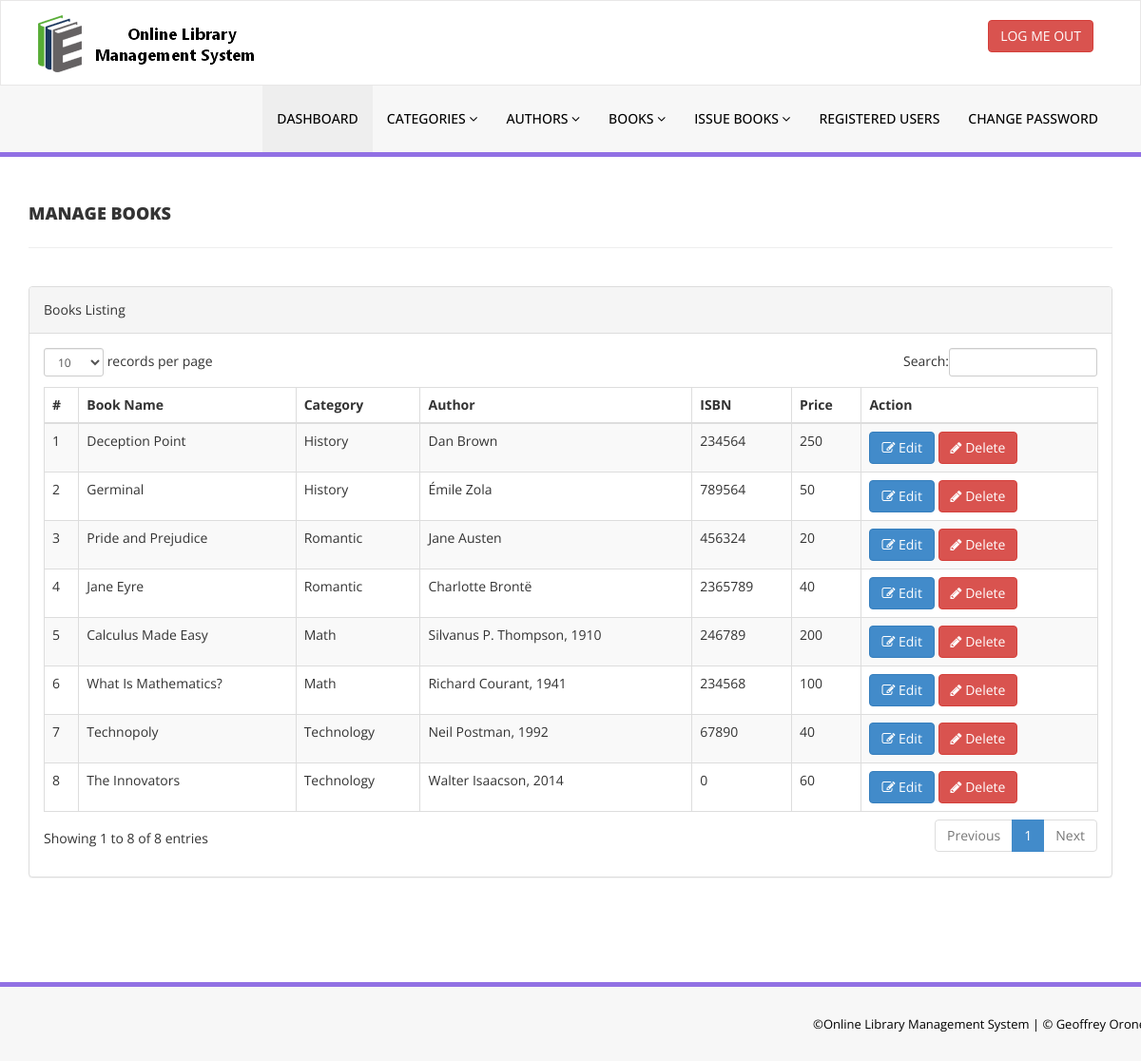
Page /library/admin/manage-books.php (signed in) on the committed database.
### tables this page shows
CREATE TABLE IF NOT EXISTS `tblbooks` (
  `id` int NOT NULL AUTO_INCREMENT,
  `BookName` varchar(255) DEFAULT NULL,
  `CatId` int DEFAULT NULL,
  `AuthorId` int DEFAULT NULL,
  `ISBNNumber` int DEFAULT NULL,
  `BookPrice` int DEFAULT NULL,
  `RegDate` timestamp NULL DEFAULT CURRENT_TIMESTAMP,
  `UpdationDate` timestamp NULL DEFAULT NULL ON UPDATE CURRENT_TIMESTAMP,
  PRIMARY KEY (`id`)
);

CREATE TABLE IF NOT EXISTS `tblcategory` (
  `id` int NOT NULL AUTO_INCREMENT,
  `CategoryName` varchar(150) DEFAULT NULL,
  `Status` int DEFAULT NULL,
  `CreationDate` timestamp NULL DEFAULT CURRENT_TIMESTAMP,
  `UpdationDate` timestamp NULL DEFAULT '0000-00-00 00:00:00' ON UPDATE CURRENT_TIMESTAMP,
  PRIMARY KEY (`id`)
);

CREATE TABLE IF NOT EXISTS `tblauthors` (
  `id` int NOT NULL AUTO_INCREMENT,
  `AuthorName` varchar(159) DEFAULT NULL,
  `creationDate` timestamp NULL DEFAULT CURRENT_TIMESTAMP,
  `UpdationDate` timestamp NULL DEFAULT NULL ON UPDATE CURRENT_TIMESTAMP,
  PRIMARY KEY (`id`)
);

### library/admin/manage-books.php (the view, shortened to what this page needs)
<?php
include('includes/config.php');
if(strlen($_SESSION['alogin'])==0)
    {
header('location:index.php');
}
else{
    ?>
<!DOCTYPE html>
<html xmlns="http://www.w3.org/1999/xhtml">
<head>
    <link href="assets/css/bootstrap.css" rel="stylesheet" />
    <link href="assets/css/font-awesome.css" rel="stylesheet" />
    <link href="assets/js/dataTables/dataTables.bootstrap.css" rel="stylesheet" />
    <link href="assets/css/style.css" rel="stylesheet" />
</head>
<body>
<?php include('includes/header.php');?>
    <div class="content-wrapper">
         <div class="container">
        <div class="row pad-botm">
            <div class="col-md-12">
                <h4 class="header-line">Manage Books</h4>
    </div>
     <div class="row">
</div>
        </div>
            <div class="row">
                <div class="col-md-12">
                    <div class="panel panel-default">
                        <div class="panel-heading">
                           Books Listing
                        </div>
                        <div class="panel-body">
                            <div class="table-responsive">
                                <table class="table table-striped table-bordered table-hover" id="dataTables-example">
                                    <thead>
                                        <tr>
                                            <th>#</th>
                                            <th>Book Name</th>
                                            <th>Category</th>
                                            <th>Author</th>
                                            <th>ISBN</th>
                                            <th>Price</th>
                                            <th>Action</th>
                                        </tr>
                                    </thead>
                                    <tbody>
<?php $sql = "SELECT tblbooks.BookName,tblcategory.CategoryName,tblauthors.AuthorName,tblbooks.ISBNNumber,tblbooks.BookPrice,tblbooks.id as bookid from  tblbooks join tblcategory on tblcategory.id=tblbooks.CatId join tblauthors on tblauthors.id=tblbooks.AuthorId";
$query = $dbh -> prepare($sql);
$query->execute();
$results=$query->fetchAll(PDO::FETCH_OBJ);
$cnt=1;
if($query->rowCount() > 0)
{
foreach($results as $result)
{               ?>
                                        <tr class="odd gradeX">
                                            <td class="center"><?php echo htmlentities($cnt);?></td>
                                            <td class="center"><?php echo htmlentities($result->BookName);?></td>
                                            <td class="center"><?php echo htmlentities($result->CategoryName);?></td>
                                            <td class="center"><?php echo htmlentities($result->AuthorName);?></td>
                                            <td class="center"><?php echo htmlentities($result->ISBNNumber);?></td>
                                            <td class="center"><?php echo htmlentities($result->BookPrice);?></td>
                                            <td class="center">
                                            <a href="edit-book.php?bookid=<?php echo htmlentities($result->bookid);?>"><button class="btn btn-primary"><i class="fa fa-edit "></i> Edit</button>
                                          <a href="manage-books.php?del=<?php echo htmlentities($result->bookid);?>" onclick="return confirm('Are you sure you want to delete?');"" >  <button class="btn btn-danger"><i class="fa fa-pencil"></i> Delete</button>
                                            </td>
                                        </tr>
 <?php $cnt=$cnt+1;}} ?>
                                    </tbody>
                                </table>
                            </div>
                        </div>
                    </div>
                </div>
            </div>
    </div>
    </div>
  <?php include('includes/footer.php');?>
</body>
</html>
<?php } ?>

### library/admin/assets/css/style.css (style rules this page uses)
.content-wrapper { margin-top: 40px; min-height:800px; padding-bottom:90px; }
.header-line { font-weight:900; padding-bottom:25px; border-bottom:1px solid #eeeeee; text-transform:uppercase; }
.pad-botm { padding-bottom:30px; }

### rows in the picture
tblbooks: BookName "Deception Point", tblcategory.CategoryName "History", AuthorId.AuthorName "Dan Brown", ISBNNumber "234564", BookPrice "250"
tblbooks: BookName "Germinal", tblcategory.CategoryName "History", AuthorId.AuthorName "Émile Zola", ISBNNumber "789564", BookPrice "50"
tblbooks: BookName "Pride and Prejudice", tblcategory.CategoryName "Romantic", AuthorId.AuthorName "Jane Austen", ISBNNumber "456324", BookPrice "20"
tblbooks: BookName "Jane Eyre", tblcategory.CategoryName "Romantic", AuthorId.AuthorName "Charlotte Brontë", ISBNNumber "2365789", BookPrice "40"
tblbooks: BookName "Calculus Made Easy", tblcategory.CategoryName "Math", AuthorId.AuthorName "Silvanus P. Thompson, 1910", ISBNNumber "246789", BookPrice "200"
tblbooks: BookName "What Is Mathematics?", tblcategory.CategoryName "Math", AuthorId.AuthorName "Richard Courant, 1941", ISBNNumber "234568", BookPrice "100"
tblbooks: BookName "Technopoly", tblcategory.CategoryName "Technology", AuthorId.AuthorName "Neil Postman, 1992", ISBNNumber "67890", BookPrice "40"
tblbooks: BookName "The Innovators", tblcategory.CategoryName "Technology", AuthorId.AuthorName "Walter Isaacson, 2014", ISBNNumber "0", BookPrice "60"
